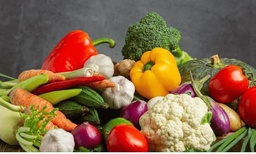
#> input picture onion.jpg, 256 x 154 px, shrunk from 576 x 347 before the run
$ python questao2.py
#> lines starting #> are read from the running program, lines starting #| are printed output that depends on the picture
import numpy as np
import cv2
import matplotlib.pyplot as plt

img2 = cv2.imread("onion.jpg", cv2.IMREAD_COLOR)
#> img2 is the input picture: shape (154, 256, 3); mean B, G, R 72.4, 102.8, 133.1
img_rgb = cv2.cvtColor(img2, cv2.COLOR_BGR2RGB)

# Redimensiona para vetor de pixels
pixel_values = img_rgb.reshape((-1, 3))
pixel_values = np.float32(pixel_values)

# Define critérios de parada
criteria = (cv2.TERM_CRITERIA_EPS + cv2.TERM_CRITERIA_MAX_ITER, 100, 0.2)


for K in range(1,15):
    _, labels, centers = cv2.kmeans(pixel_values, K, None, criteria, 10, cv2.KMEANS_RANDOM_CENTERS)

    # Converte centros para valores inteiros
    centers = np.uint8(centers)

    # Mapeia cada pixel para o centro do cluster
    segmented_data = centers[labels.flatten()]
    segmented_image = segmented_data.reshape(img_rgb.shape)

    cv2.imwrite("vegetais_"+str(K)+".jpg", cv2.cvtColor(segmented_image, cv2.COLOR_RGB2BGR))
#> this loop made 14 passes
#> centers on passes 1 to 3: [[133, 102, 72]], [[207, 177, 116], [102, 72, 54]], [[85, 77, 61], [198, 95, 32], [209, 193, 154]]
#> pass 1, `segmented_image = segmented_data.reshape(img_rgb.shape)`:
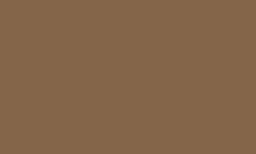
#> segmented_image: shape (154, 256, 3); mean R, G, B 133, 102, 72
#> pass 2, `segmented_image = segmented_data.reshape(img_rgb.shape)`:
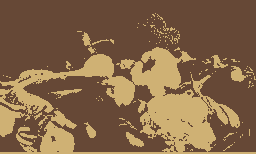
#> segmented_image: shape (154, 256, 3); mean R, G, B 132.2, 102.2, 71.8
#> after the loop:
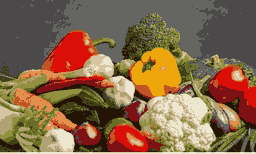
#> segmented_image: shape (154, 256, 3); mean R, G, B 132.7, 102.3, 71.9
